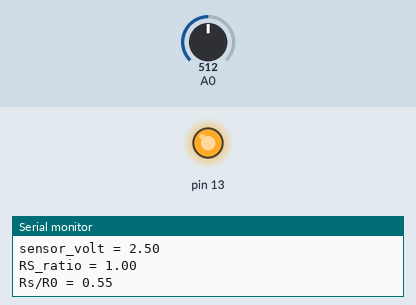
This sketch was run on a simulated Arduino Uno, built with avr-gcc and run on an emulated ATmega328P. On the bench: output pins drawn as LEDs (lit = HIGH), the last lines printed to the serial monitor. Inputs (shaded band) come from the test bench; at power-on: A0 = 512.

Above: at 1.8 s.
1.9 s: A0 set to 95
3.7 s: A0 set to 77
At 5.0 s:
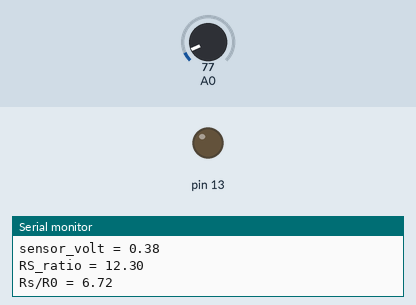
6.0 s: A0 set to 122
At 7.4 s:
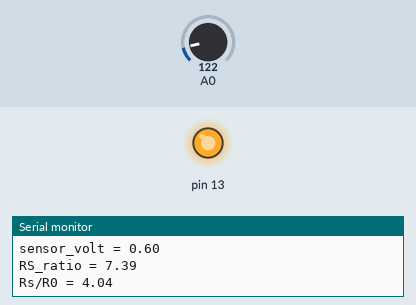
Timing chart, 0 to 9.0 s (numbered marks = the images above; inputs shaded):
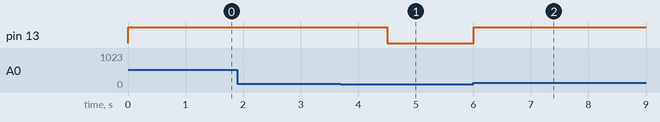

The sketch:

gascalalarma_.ino
```cpp
void setup() {
  Serial.begin(9600);
  pinMode(13, OUTPUT);
}

void loop() {

  float sensor_volt;
  float RS_gas; // Get value of RS in a GAS
  float ratio; // Get ratio RS_GAS/RS_air
  int sensorValue = analogRead(A0);
  sensor_volt=(float)sensorValue/1024*5.0;
  RS_gas = (5.0-sensor_volt)/sensor_volt; // omit *RL

  /*-Replace the name "R0" with the value of R0 in the demo of First Test -*/
  ratio = RS_gas/1.83;  // ratio = RS/R0
  /*-----------------------------------------------------------------------*/

  Serial.print("sensor_volt = ");
  Serial.println(sensor_volt);
  Serial.print("RS_ratio = ");
  Serial.println(RS_gas);
  Serial.print("Rs/R0 = ");
  Serial.println(ratio);

  Serial.print("\n\n");
 if (ratio <= 6) {
    digitalWrite(13, HIGH);
 }
  delay(500);
  if (ratio > 6) {
    digitalWrite(13, LOW);
 }
 delay(500);
}
```

Measured:
- the behaviour switches between 86 and 85 on A0 (found by bisection; images 0 and 1)
- after the input at 3.7 s, pin 13: HIGH → LOW after 0.81 s
- after the input at 6.0 s, pin 13: LOW → HIGH at once
